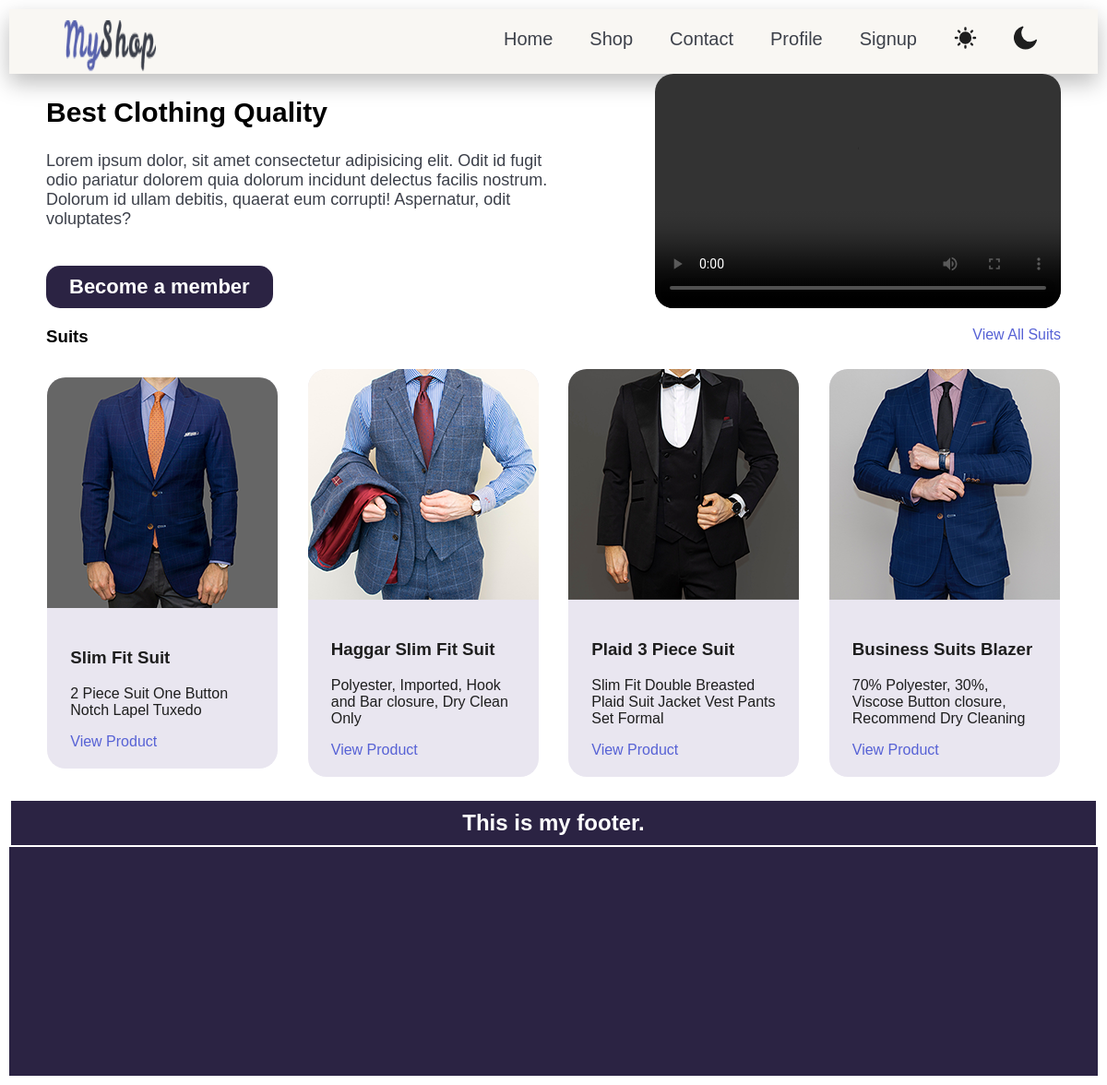
The page / on the database its author committed.
### products/models.py (models this page shows, shortened)
class Product(models.Model):
    title = models.CharField(max_length=40)
    description = models.TextField(blank=True)
    category = models.CharField(max_length=50)
    image = models.ImageField(blank=True, upload_to="upload-img")
    price = models.PositiveIntegerField()
    brand = models.ForeignKey(Brand, on_delete=models.CASCADE, null=True)
    slug = models.SlugField(blank=True)
    is_best_seller = models.BooleanField(default=False)

### products/views.py (the view)
# urls.py: path('', views.index, name="home"), #Home page
def index(request):
    user = "elaheh"
    products = Product.objects.all().order_by('-id')[:4]
    product_number = 4
    product1= products[0]
    return render(request,
                  "products/home.html", {
                      "name" : user,
                      "number" : product_number,
                      "products" : products,
                      "product1" : product1,
                      })

### products/templates/products/home.html (shortened to what this page needs)
{% extends 'base.html' %}
{% load static %}
{% block css  %}{% static "products/style.css" %}{% endblock %}
{% block body %}
{% include "includes/nav.html"  %}
<section id="intro">
    <div  style="width: 50%;">
        <h1>Best Clothing Quality</h1>
        <p>Lorem ipsum dolor, sit amet consectetur adipisicing elit.
            Odit id fugit odio pariatur dolorem quia dolorum
             incidunt delectus facilis nostrum. Dolorum id ullam debitis,
             quaerat eum corrupti! Aspernatur, odit voluptates?</p>
             <a onclick="becomeMember()" id="member-btn">Become a member</a>
    </div>
<video controls>
    <source src=" {% static "products/video/intro-video.MP4" %} ">
</video>
</section>
<div class="product-nav">
    <h3>Suits</h3>
    <a href="{% url "productcat" "suits" %}">View All Suits</a>
</div>
<main id="products-intro">
    {% for product in products%}
    <div class="product-card">
        <img src="{{product.image.url}}"  class="product-img">
        <div style="padding: 20px 25px;">
            <h3>{{product.title}}</h3>
            <p>{{product.description}}</p>
            <a href="">View Product</a>
        </div>
    </div>
    {% endfor %}
</main>
<footer>
    <h2>This is my footer.</h2>
</footer>
{% endblock %}

### templates/base.html (shortened to what this page needs)
{% load static %}
<!DOCTYPE html>
<html lang="en">
<head>
    <link rel="stylesheet" href="{% block css%}{% endblock %}">
</head>
<body>
        {% block body %}{% endblock %}
</body>
</html>

### templates/includes/nav.html (shortened to what this page needs)
{% load static %}
<header>
    <img src={% static 'img/brand-logo.png' %} width="100" alt="my shop logo" style="display: inline;">
    <nav class="main-nav">
        <a href="{% url "home" %}">Home</a>
        <a href="shop">Shop</a>
        <a href="contact">Contact</a>
        <a href="profile">Profile</a>
        <a href="{% url "signup" %}">Signup</a>
    </nav>
</header>

### products/static/products/style.css (style rules this page uses)
body { font-family: Arial, Helvetica, sans-serif; margin:10px; }
header { display: flex; padding: 0 5%; justify-content: space-between; background-color:white; background-color: #f9f7f3; box-shadow: 0px 10px 25px #00000043; height: 70px; }
header img { padding-top: 12px; }
.main-nav { padding-bottom: 7px; margin: 7px; display: flex; column-gap: 40px; padding-top: 9px; }
.main-nav a { font-size: 20px; color: #3d414a; text-decoration: none; transition-duration: 0.3s; padding-top: 5px; }
#moon-icon { transform: translateY(-5px); }
#sun-icon { transform: translateY(-5px); }
#intro { display: flex; width: 1100px; margin: auto; justify-content: space-between; }
#intro h1 { font-size: 30px; }
#intro p { font-size: 18px; margin-bottom: 40px; color:#3c404a; }
#intro a { background-color: #2b2343; color: white; padding: 10px 25px; font-size: 22px; font-weight: bold; border-radius: 15px; transition-duration: 0.3s; display: block; width: fit-content; animation: slide-up 1s; }
video { width: 40%; border-radius: 20px; }
.product-nav { display: flex; justify-content:space-between; width: 1100px; margin: 20px auto; }
.product-nav h3 { margin: 0px; width: 50%; }
.product-nav a, main a { color: #5762D5; text-decoration:none; transition-duration:0.3s; }
#products-intro { display: flex; flex-wrap:wrap; justify-content: center; width: 1100px; margin: auto; height: 450px; gap: 30px 30px; }
.product-card { background-color:#e9e6f0 ; color: #1e1e1e; border-radius: 20px; width: 250px; margin: auto; }
.product-img { border-radius: 20px 20px 0 0; transition-duration: 0.3s; }
footer { background-color: #2b2343; height: 300px; width:100% ; color: white; text-align: center; }
h2 { border: solid 2px white; padding: 10px; }

### rows shown on the page
Product: image (picture), title "Slim Fit Suit", description "2 Piece Suit One Button Notch Lapel Tuxedo"
Product: image (picture), title "Haggar Slim Fit Suit", description "Polyester, Imported, Hook and Bar closure, Dry Clean Only"
Product: image (picture), title "Plaid 3 Piece Suit", description "Slim Fit Double Breasted Plaid Suit Jacket Vest Pants Set Formal"
Product: image (picture), title "Business Suits Blazer", description "70% Polyester, 30%, Viscose Button closure, Recommend Dry Cleaning"
